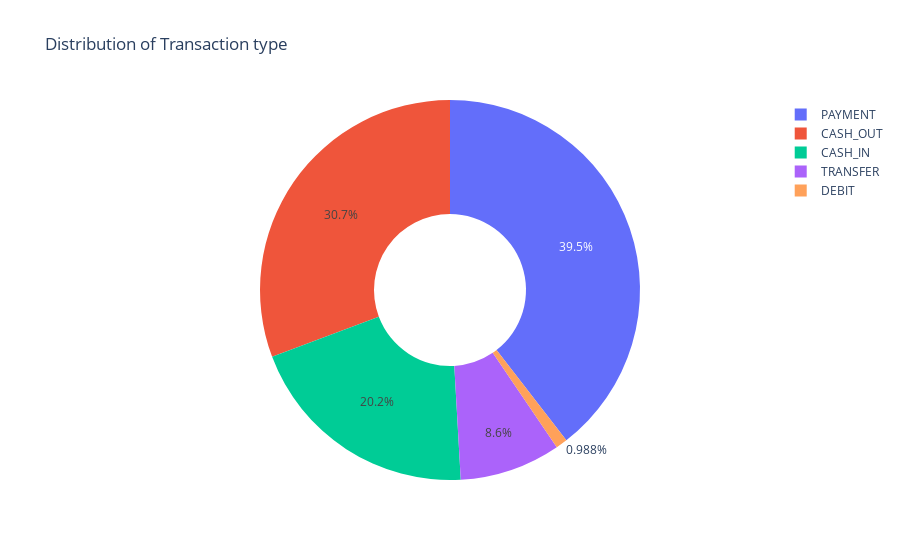

Notebook source saved alongside this figure:
### Code cell
import plotly.express as px
px.pie(AML_Data,values=quantity,names=transaction,hole=0.4,title="Distribution of Transaction type")

### Figure 1 — Plotly figure (JSON) as saved in the notebook; plotly's stock layout.template omitted (floating-point values rounded to 4 significant figures)
{"data": [{"domain": {"x": [0, 1], "y": [0, 1]}, "hole": 0.4, "hovertemplate": "label=%{label}<br>value=%{value}<extra></extra>", "labels": ["PAYMENT", "CASH_OUT", "CASH_IN", "TRANSFER", "DEBIT"], "legendgroup": "", "name": "", "showlegend": true, "type": "pie", "values": [39512, 30718, 20185, 8597, 988]}], "layout": {"legend": {"tracegroupgap": 0}, "title": {"text": "Distribution of Transaction type"}}}
